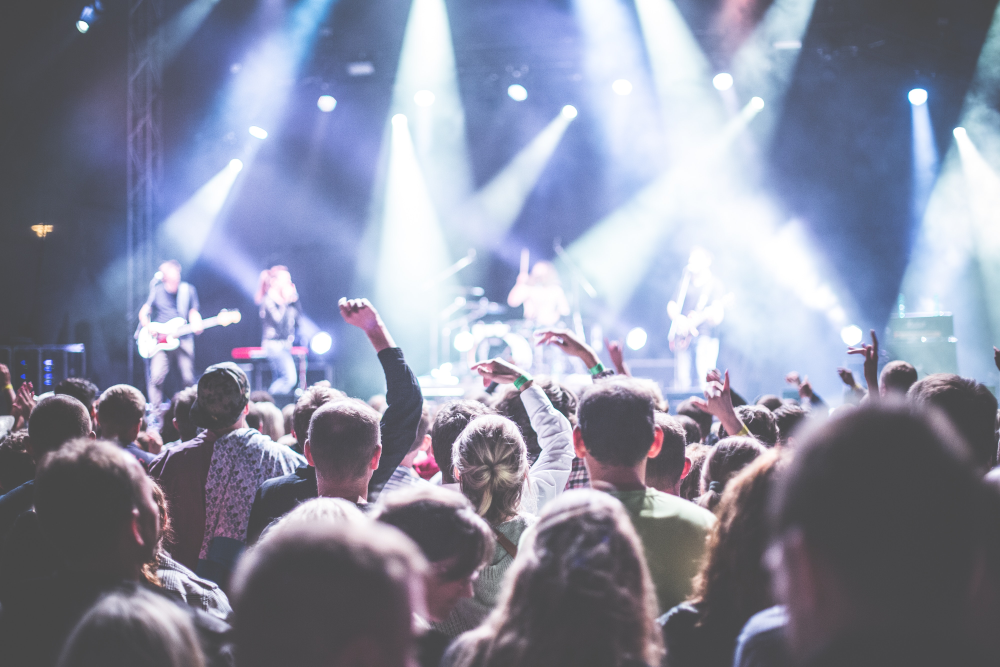
#> input picture pexels-picjumbocom-196652.jpg, 4000 x 2667 px, found by its file name (shown at 1/4 size)
$ jupyter execute most_dominant_color.ipynb
#> lines starting #> are read from the running program, lines starting #| are printed output that depends on the picture; after the words box and inside, x2 and y2 are one past the last pixel; in counts of white or black regions, pixels touching at a corner belong together
<a href="https://colab.research.google.com/github/AshrayGattani/Most-Dominant-Color/blob/main/most_dominant_color.ipynb" target="_parent"></a>

[cell 1]
import cv2
import numpy as np
import matplotlib.pyplot as plt
from sklearn.cluster import KMeans
import imutils

[cell 2]
clusters = 5

img = cv2.imread('/content/pexels-picjumbocom-196652.jpg',cv2.IMREAD_UNCHANGED)
#> img is the input picture: shape (2667, 4000, 3); mean B, G, R 159.8, 140.5, 136.4
org_img = img.copy()
print('Org image shape --> ',img.shape)
#| Org image shape -->  (2667, 4000, 3)

[cell 3]
img = imutils.resize(img,height=200)
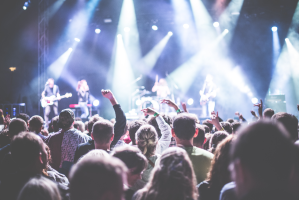
#> img: shape (200, 299, 3); mean B, G, R 159.8, 140.5, 136.4

[cell 4]
print('After resizing shape --> ',img.shape)
#| After resizing shape -->  (200, 299, 3)

[cell 5]
flat_img = np.reshape(img,(-1,3))
print('After Flattening shape --> ',flat_img.shape)
#| After Flattening shape -->  (59800, 3)

[cell 6]
kmeans = KMeans(n_clusters=clusters,random_state=0)
kmeans.fit(flat_img)

[cell 7]
dominant_colors = np.array(kmeans.cluster_centers_,dtype='uint')

[cell 8]
percentages = (np.unique(kmeans.labels_,return_counts=True)[1])/flat_img.shape[0]
#> percentages = [0.14, 0.155, 0.152, 0.205, 0.348]
p_and_c = zip(percentages,dominant_colors)
p_and_c = sorted(p_and_c,reverse=True)

[cell 9]
block = np.ones((50,50,3),dtype='uint')
plt.figure(figsize=(12,8))
for i in range(clusters):
    plt.subplot(1,clusters,i+1)
    block[:] = p_and_c[i][1][::-1] # we have done this to convert bgr(opencv) to rgb(matplotlib)
    plt.imshow(block)
    plt.xticks([])
    plt.yticks([])
    plt.xlabel(str(round(p_and_c[i][0]*100,2))+'%')
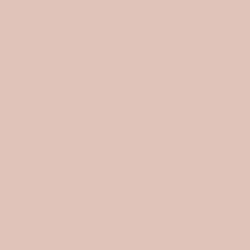
#> block: shape (50, 50, 3) uint64 (shown 5 times larger); mean of channels 0, 1, 2 185, 195, 224; drawn as B, G, R
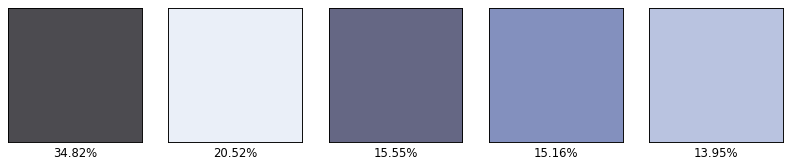
#> figure drawn by matplotlib, 5 panels

[cell 10]
bar = np.ones((50,500,3),dtype='uint')
plt.figure(figsize=(12,8))
plt.title('Proportions of colors in the image')
start = 0
i = 1
for p,c in p_and_c:
    end = start+int(p*bar.shape[1])
    if i==clusters:
        bar[:,start:] = c[::-1]
    else:
        bar[:,start:end] = c[::-1]
    start = end
    i+=1
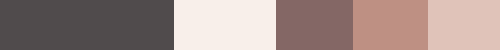
#> bar: shape (50, 500, 3) uint64; mean of channels 0, 1, 2 136, 140.4, 159.5; drawn as B, G, R
#> after the loop, i = 6

plt.imshow(bar)
plt.xticks([])
plt.yticks([])
#> Out = ([], [])
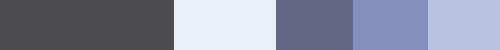
#> shown: shape (50, 500, 3); mean R, G, B 136, 140.4, 159.5

[cell 11]
rows = 1000
cols = int((org_img.shape[0]/org_img.shape[1])*rows)
#> cols = 666
img = cv2.resize(org_img,dsize=(rows,cols),interpolation=cv2.INTER_LINEAR)
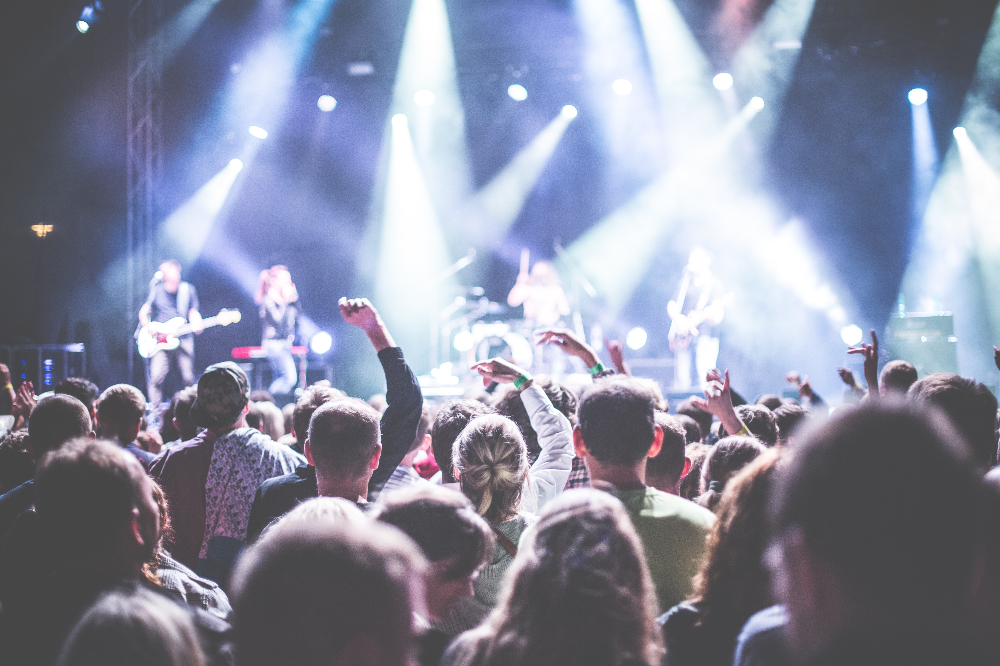
#> img: shape (666, 1000, 3); mean B, G, R 159.7, 140.4, 136.3

[cell 12]
copy = img.copy()
cv2.rectangle(copy,(rows//2-250,cols//2-90),(rows//2+250,cols//2+110),(255,255,255),-1)
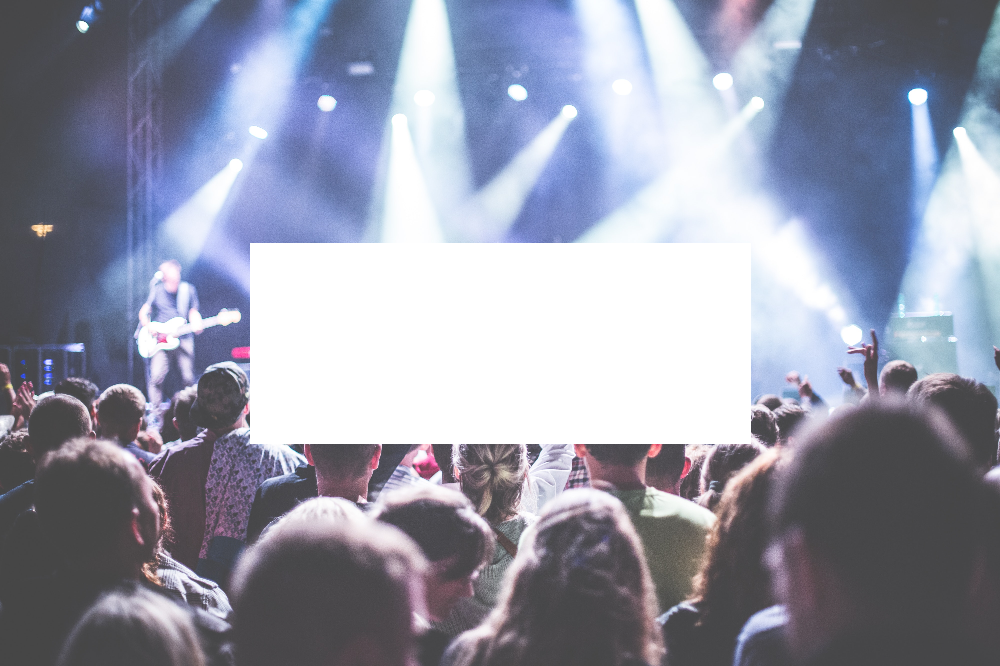
#> copy: shape (666, 1000, 3); 14.75% of pixels changed, all inside (x1, y1, x2, y2) = (250, 243, 751, 444)

[cell 13]
final = cv2.addWeighted(img,0.1,copy,0.9,0)
cv2.putText(final,'Most Dominant Colors in the Image',(rows//2-230,cols//2-40),cv2.FONT_HERSHEY_DUPLEX,0.8,(0,0,0),1,cv2.LINE_AA)
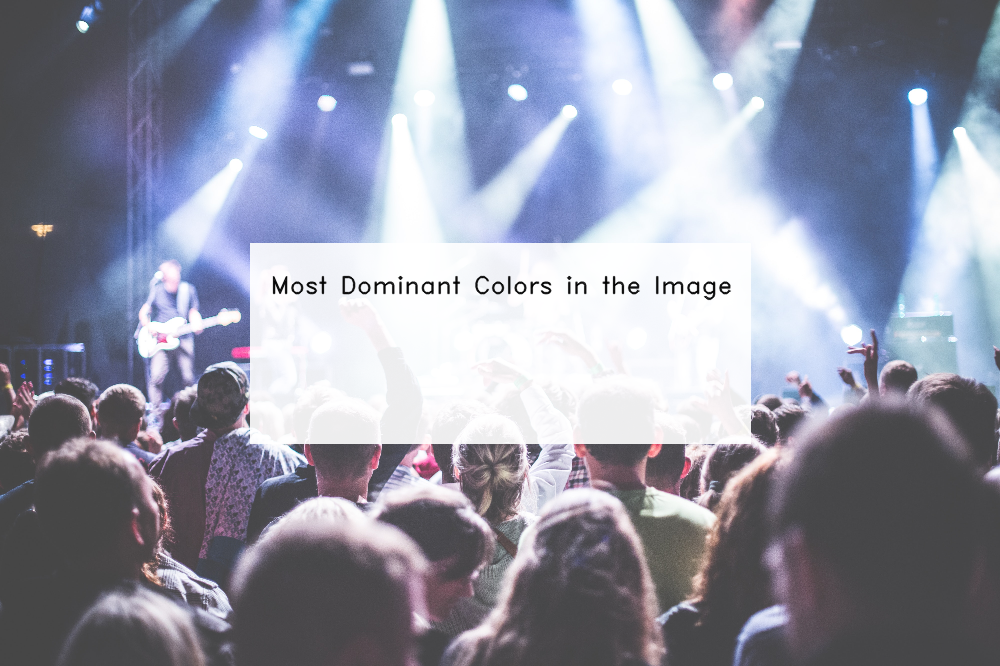
#> final: shape (666, 1000, 3); mean B, G, R 165.3, 148.9, 145.3

[cell 14]
start = rows//2-220
for i in range(5):
    end = start+70
    final[cols//2:cols//2+70,start:end] = p_and_c[i][1]
    cv2.putText(final,str(i+1),(start+25,cols//2+45),cv2.FONT_HERSHEY_DUPLEX,1,(255,255,255),1,cv2.LINE_AA)
    start = end+20
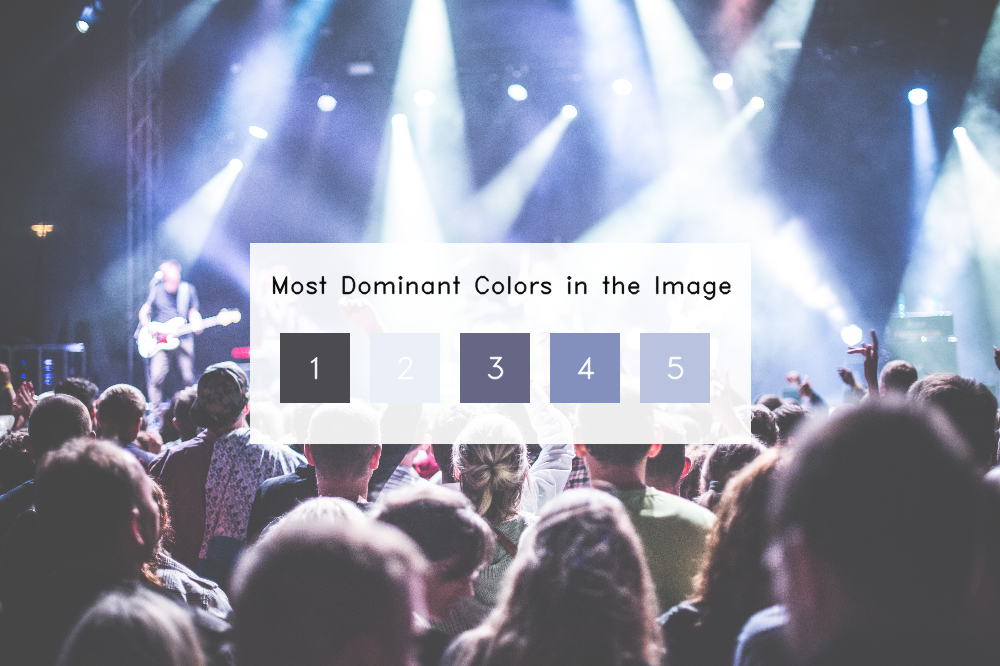
#> final: shape (666, 1000, 3); 3.68% of pixels changed, all inside (x1, y1, x2, y2) = (280, 333, 710, 403)

plt.show()

[cell 15]
cv2.imwrite('output.png',final)
#> Out = True
